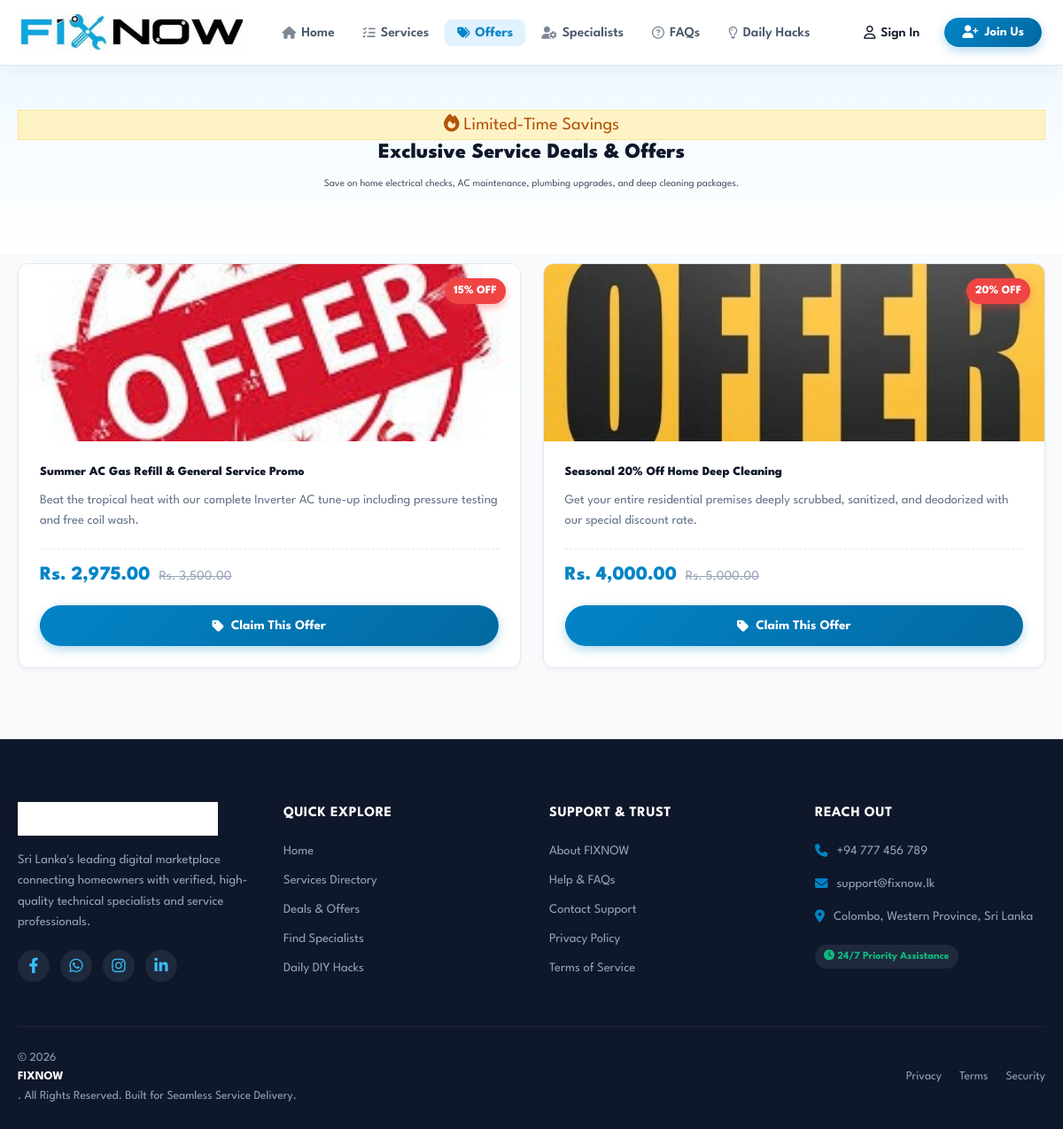
/offers.php, run on the app's committed database.
### tables this page shows
CREATE TABLE `tbl_offer` (
  `id` int(11) NOT NULL AUTO_INCREMENT,
  `title` varchar(150) NOT NULL,
  `offer_category_id` int(11) NOT NULL,
  `offer_type_id` int(11) NOT NULL,
  `duration` varchar(50) NOT NULL,
  `current_price` decimal(10,2) NOT NULL DEFAULT 0.00,
  `discount_rate` decimal(5,2) NOT NULL DEFAULT 0.00,
  `discounted_price` decimal(10,2) NOT NULL DEFAULT 0.00,
  `offer_image` varchar(255) DEFAULT NULL,
  `description` text DEFAULT NULL,
  `status` varchar(50) DEFAULT 'active',
  `created_at` timestamp NOT NULL DEFAULT current_timestamp(),
  PRIMARY KEY (`id`),
  KEY `offer_category_id` (`offer_category_id`),
  KEY `offer_type_id` (`offer_type_id`)
);

### config/db_helper.php (called while the page is built, shortened)
<?php
if (!function_exists('db_execute')) {
    function _db_normalize_args($arg1, $arg2, $arg3, $arg4) {
        global $conn;
        if (is_object($arg1) && ($arg1 instanceof mysqli)) {
            $c = $arg1;
            $sql = $arg2;
            $params = is_array($arg3) ? $arg3 : [];
            $types = is_string($arg4) ? $arg4 : (is_string($arg3) ? $arg3 : '');
            return [$c, $sql, $params, $types];
        }
        $c = $conn;
        $sql = $arg1;
        $params = [];
        $types = '';
        return [$c, $sql, $params, $types];
    }
    function db_fetch_all($arg1, $arg2 = '', $arg3 = [], $arg4 = '') {
        list($c, $sql, $params, $types) = _db_normalize_args($arg1, $arg2, $arg3, $arg4);
        $stmt = $c->prepare($sql);
        $stmt->execute();
        $result = $stmt->get_result();
        $rows = [];
        if ($result) {
            while ($row = $result->fetch_assoc()) {
                $rows[] = $row;
            }
        }
        return $rows;
    }
}

### offers.php (the view, shortened to what this page needs)
<?php
include './partials/header.php';
$offer_query = "SELECT * FROM tbl_offer WHERE status = 'Active' OR status = 'confirmed' OR status IS NOT NULL ORDER BY id DESC";
$offers = db_fetch_all($conn, $offer_query);
?>
<div style="background: linear-gradient(180deg, #f0f9ff 0%, #ffffff 100%); padding: 50px 0 30px 0; text-align: center;">
    <div class="fn-container">
        <span class="fn-hero-badge" style="background: #fef3c7; color: #b45309; border: 1px solid #fde68a;">
            <i class="fa-solid fa-fire"></i> Limited-Time Savings
        </span>
        <h1 class="fn-section-title">Exclusive Service Deals & Offers</h1>
        <p class="fn-section-subtitle">
            Save on home electrical checks, AC maintenance, plumbing upgrades, and deep cleaning packages.
        </p>
    </div>
</div>
<section style="padding: 10px 0 80px 0;">
    <div class="fn-container">
        <?php if (!empty($offers)): ?>
            <div class="fn-grid-3">
                <?php foreach ($offers as $off):
                    $title = htmlspecialchars($off['title']);
                    $desc = htmlspecialchars($off['description']);
                    $orig_price = floatval($off['current_price']);
                    $disc_price = floatval($off['discounted_price']);
                    $rate = intval($off['discount_rate']);
                    $img = !empty($off['offer_image']) && file_exists('./images/offer_images/' . $off['offer_image'])
                        ? './images/offer_images/' . htmlspecialchars($off['offer_image'])
                        : './assets/images/best offer.jpg';
                ?>
                <div class="fn-card" style="display: flex; flex-direction: column; position: relative;">
                    <?php if ($rate > 0): ?>
                        <div style="position: absolute; top: 16px; right: 16px; background: #ef4444; color: #ffffff; font-weight: 800; font-size: 13px; padding: 4px 10px; border-radius: 50px; z-index: 2; box-shadow: 0 4px 10px rgba(239, 68, 68, 0.4);">
                            <?php echo $rate; ?>% OFF
                        </div>
                    <?php endif; ?>
                    <div style="overflow: hidden;">
                        <img src="<?php echo $img; ?>" alt="<?php echo $title; ?>" style="width: 100%; height: 200px; object-fit: cover; transition: transform 0.3s;" />
                    </div>
                    <div style="padding: 24px; display: flex; flex-direction: column; flex-grow: 1;">
                        <h3 style="font-size: 1.4rem; font-weight: 800; color: #0f172a; margin-bottom: 8px;">
                            <?php echo $title; ?>
                        </h3>
                        <p style="font-size: 14.5px; color: #64748b; line-height: 1.6; margin-bottom: 20px; flex-grow: 1;">
                            <?php echo $desc; ?>
                        </p>
                        <div style="display: flex; align-items: baseline; gap: 10px; margin-bottom: 16px; padding-top: 12px; border-top: 1px dashed #e2e8f0;">
                            <?php if ($disc_price > 0): ?>
                                <span style="font-size: 22px; font-weight: 800; color: #0284c7;">
                                    Rs. <?php echo number_format($disc_price, 2); ?>
                                </span>
                                <?php if ($orig_price > $disc_price): ?>
                                    <span style="font-size: 15px; color: #94a3b8; text-decoration: line-through;">
                                        Rs. <?php echo number_format($orig_price, 2); ?>
                                    </span>
                                <?php endif; ?>
                            <?php else: ?>
                                <span style="font-size: 22px; font-weight: 800; color: #0284c7;">
                                    Rs. <?php echo number_format($orig_price, 2); ?>
                                </span>
                            <?php endif; ?>
                        </div>
                        <a href="vendors.php" class="fn-btn fn-btn-primary" style="width: 100%; border-radius: 50px;">
                            <i class="fa-solid fa-tag"></i> Claim This Offer
                        </a>
                    </div>
                </div>
                <?php endforeach; ?>
            </div>
        <?php endif; ?>
    </div>
</section>
<?php include './partials/footer.php'; ?>

### assets/css/style.css (style rules this page uses)
:root { --gold-web-golden: hsl(50, 95%, 56%); --spanish-orange: hsl(24, 100%, 45%); --persian-green: hsl(175, 80%, 33%); --granite-gray: hsl(0, 0%, 40%); --spring-green: hsl(143, 85%, 58%); --ultramarine: hsl(260, 100%, 44%); --blue-violet: hsl(272, 76%, 53%); --smoky-black: hsl(0, 0%, 7%); --dark-orange: hsl(33, 100%, 50%); --winter-sky: hsl(332, 100%, 51%); --cultured-1: hsl(0, 0%, 98%); --cultured-2: hsl(0, 0%, 95%); --cultured-3: hsl(0, 0%, 94%); --light-gray: hsl(0, 0%, 80%); --alice-blue: hsl(206, 89%, 93%); --white_50: hsla(0, 0%, 100%, 0.5); --white-1: hsl(0, 0%, 100%); --white-2: hsl(0, 0%, 99%); --black: hsl(0, 0%, 0%); --ff-spartan: 'League Spartan', sans-serif; --fs-1: 3rem; --fs-2: 2.7rem; --fs-3: 2.2rem; --fs-4: 1.8rem; --fs-5: 1.6rem; --fw-400: 400; --fw-500: 500; --fw-600: 600; --fw-700: 700; --fw-900: 900; --section-padding: 60px; --shadow-1: 0 2px 25px hsla(0, 0%, 0%, 0.1); --shadow-2: 0 8px 14px hsla(0, 0%, 0%, 0.1); --shadow-3: 0 14px 30px hsla(0, 0%, 0%, 0.05); --radius-6: 6px; --radius-12: 12px; --gradient-1: linear-gradient(to right, var(--winter-sky), var(--dark-orange)); --gradient-2: linear-gradient(to right, var(--ultramarine), var(--blue-violet)); --gradient-3: linear-gradient(to right, var(--winter-sky), var(--dark-orange)); --gradient-4: linear-gradient(to right, var(--ultramarine), var(--blue-violet)); --gradient-5: linear-gradient(to right, var(--persian-green), var(--spring-green)); --gradient-6: linear-gradient(to right, var(--spanish-orange), var(--gold-web-golden)); --transition-1: 0.25s ease; --transition-2: 0.5s ease; --cubic-out: cubic-bezier(0.33, 0.85, 0.4, 0.96); }
*, *::before, *::after { margin: 0; padding: 0; box-sizing: border-box; }
a { text-decoration: none; color: inherit; }
a, img, svg, span, input, button, strong, ion-icon { display: block; }
img { height: auto; }
html { font-family: var(--ff-spartan); font-size: 10px; scroll-behavior: smooth; }
body { background-color: var(--white-1); color: var(--granite-gray); font-size: 1.6rem; }
@media (min-width: 768px) { body { font-size: 2rem; } }
@media (min-width: 768px) { :root { --fs-1: 5rem; --fs-2: 3.5rem; --fs-3: 2.5rem; } }
@media (min-width: 992px) { :root { --fs-2: 4rem; --fs-3: 2.9rem; --section-padding: 100px; } }
@media (min-width: 1200px) { :root { --fs-1: 6rem; --fs-2: 5rem; } }

### partials/header.php (style rules this page uses)
:root { --fn-primary: #0284c7; --fn-primary-hover: #0369a1; --fn-text-dark: #0f172a; --fn-text-muted: #475569; --fn-border: #e2e8f0; --fn-bg-hover: #f0f9ff; }

### data on the page
tbl_offer: discount_rate "15", offer_image (picture), title "Summer AC Gas Refill & General Service Promo", description "Beat the tropical heat with our complete Inverter AC tune-up including pressure testing and free coil wash.", discounted_price "2,975.00", current_price "3,500.00"
tbl_offer: discount_rate "20", offer_image (picture), title "Seasonal 20% Off Home Deep Cleaning", description "Get your entire residential premises deeply scrubbed, sanitized, and deodorized with our special discount rate.", discounted_price "4,000.00", current_price "5,000.00"
